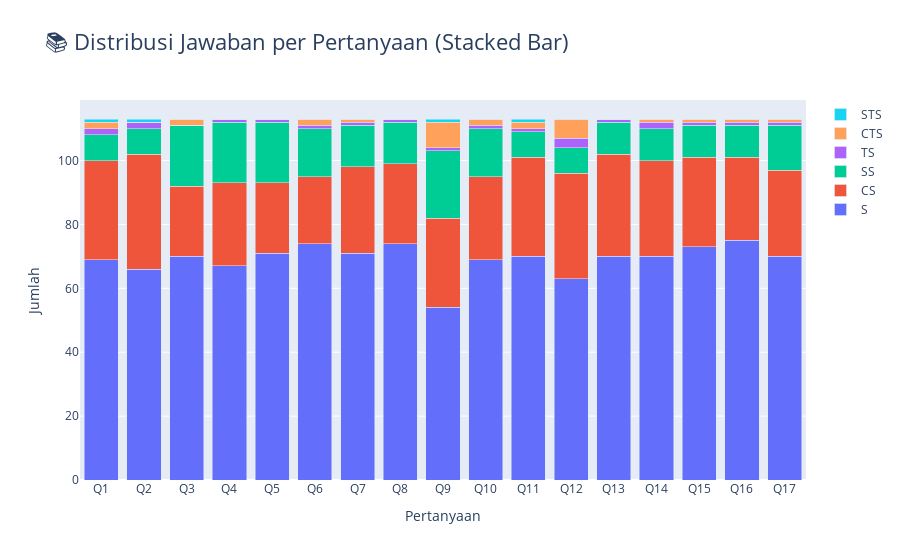

The notebook cell this image was saved under:
### Markdown cell above
## 4. STACKED BAR

### Code cell
stack_data = pd.DataFrame()

# Menyusun data
for q in question_cols:
    temp = df[q].value_counts().rename(q)
    stack_data = pd.concat([stack_data, temp], axis=1)

stack_data = stack_data.fillna(0)

# Plot
fig_stack = go.Figure()

for label in stack_data.index:
    fig_stack.add_trace(go.Bar(
        name=label,
        x=stack_data.columns,
        y=stack_data.loc[label],
    ))

fig_stack.update_layout(
    barmode="stack",
    title="📚 Distribusi Jawaban per Pertanyaan (Stacked Bar)",
    title_font_size=22,
    xaxis_title="Pertanyaan",
    yaxis_title="Jumlah"
)

fig_stack.show()

### Figure 1 — Plotly figure (JSON) as saved in the notebook; plotly's stock layout.template omitted (floating-point values rounded to 4 significant figures)
{"data": [{"name": "S", "type": "bar", "x": ["Q1", "Q2", "Q3", "Q4", "Q5", "Q6", "Q7", "Q8", "Q9", "Q10", "Q11", "Q12", "Q13", "Q14", "Q15", "Q16", "Q17"], "y": [69.0, 66.0, 70.0, 67.0, 71.0, 74.0, 71.0, 74.0, 54.0, 69.0, 70.0, 63.0, 70.0, 70.0, 73.0, 75.0, 70.0]}, {"name": "CS", "type": "bar", "x": ["Q1", "Q2", "Q3", "Q4", "Q5", "Q6", "Q7", "Q8", "Q9", "Q10", "Q11", "Q12", "Q13", "Q14", "Q15", "Q16", "Q17"], "y": [31.0, 36.0, 22.0, 26.0, 22.0, 21.0, 27.0, 25.0, 28.0, 26.0, 31.0, 33.0, 32.0, 30.0, 28.0, 26.0, 27.0]}, {"name": "SS", "type": "bar", "x": ["Q1", "Q2", "Q3", "Q4", "Q5", "Q6", "Q7", "Q8", "Q9", "Q10", "Q11", "Q12", "Q13", "Q14", "Q15", "Q16", "Q17"], "y": [8.0, 8.0, 19.0, 19.0, 19.0, 15.0, 13.0, 13.0, 21.0, 15.0, 8.0, 8.0, 10.0, 10.0, 10.0, 10.0, 14.0]}, {"name": "TS", "type": "bar", "x": ["Q1", "Q2", "Q3", "Q4", "Q5", "Q6", "Q7", "Q8", "Q9", "Q10", "Q11", "Q12", "Q13", "Q14", "Q15", "Q16", "Q17"], "y": [2.0, 2.0, 0.0, 1.0, 1.0, 1.0, 1.0, 1.0, 1.0, 1.0, 1.0, 3.0, 1.0, 2.0, 1.0, 1.0, 1.0]}, {"name": "CTS", "type": "bar", "x": ["Q1", "Q2", "Q3", "Q4", "Q5", "Q6", "Q7", "Q8", "Q9", "Q10", "Q11", "Q12", "Q13", "Q14", "Q15", "Q16", "Q17"], "y": [2.0, 0.0, 2.0, 0.0, 0.0, 2.0, 1.0, 0.0, 8.0, 2.0, 2.0, 6.0, 0.0, 1.0, 1.0, 1.0, 1.0]}, {"name": "STS", "type": "bar", "x": ["Q1", "Q2", "Q3", "Q4", "Q5", "Q6", "Q7", "Q8", "Q9", "Q10", "Q11", "Q12", "Q13", "Q14", "Q15", "Q16", "Q17"], "y": [1.0, 1.0, 0.0, 0.0, 0.0, 0.0, 0.0, 0.0, 1.0, 0.0, 1.0, 0.0, 0.0, 0.0, 0.0, 0.0, 0.0]}], "layout": {"barmode": "stack", "title": {"font": {"size": 22}, "text": "📚 Distribusi Jawaban per Pertanyaan (Stacked Bar)"}, "xaxis": {"title": {"text": "Pertanyaan"}}, "yaxis": {"title": {"text": "Jumlah"}}}}
